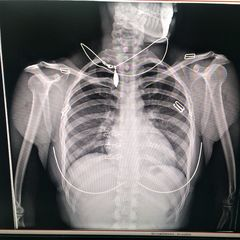
#> input picture Projects/DL/deployment/test/Pneumonia.jpeg, 240 x 240 px, given as the content of the folder ../input/chest-xray-pneumonia/chest_xray/train, which was not available
$ jupyter execute --allow-errors Chest-X-Ray-GAN.ipynb   (text cells are left out)
#> lines starting #> are read from the running program, lines starting #| are printed output that depends on the picture; pictures that were not available may be replaced by others from this repository, and a replacement may not be noted
[cell 1]
import pandas as pd
import numpy as np
import matplotlib.pyplot as plt
import tensorflow as tf
from tqdm import tqdm
import cv2
import os
import seaborn as sns
from keras.models import Sequential, Model
from keras.layers import Dense, Flatten, Conv2D, Reshape, Input, Conv2DTranspose
from keras.layers import Activation, LeakyReLU, BatchNormalization, Dropout, Resizing
from tensorflow.keras import layers
from keras.losses import BinaryCrossentropy
from tensorflow.keras.applications import VGG16
import random
import glob
import albumentations as A
from tensorflow.keras.preprocessing.image import ImageDataGenerator

import warnings
warnings.filterwarnings('ignore')

[cell 2]
# Directories for the PNEUMONIA class images
train_pneumonia_dir = '/kaggle/input/chest-xray-pneumonia/chest_xray/train/PNEUMONIA'
test_pneumonia_dir = '/kaggle/input/chest-xray-pneumonia/chest_xray/test/PNEUMONIA'
valid_pneumonia_dir = '/kaggle/input/chest-xray-pneumonia/chest_xray/val/PNEUMONIA'

target_size = (128, 128)
batch_size = 32

[cell 3]
# [9 lines left out: function plot_multiple_img, not called in this run]

[cell 4]
def load_images_from_folder(folder):
    images = []
    for filename in os.listdir(folder):
        img_path = os.path.join(folder, filename)
        img = cv2.imread(img_path)
        if img is not None:
            image_resized = cv2.resize(img, target_size)
            images.append(image_resized)
    return images

[cell 5]
# Look at the training, testing and validation data numbers
train_data = glob.glob('../input/chest-xray-pneumonia/chest_xray/train/**/*.jpeg')
test_data = glob.glob('../input/chest-xray-pneumonia/chest_xray/test/**/*.jpeg')
val_data = glob.glob('../input/chest-xray-pneumonia/chest_xray/val/**/*.jpeg')

print(f"Training Set has: {len(train_data)} images")
print(f"Testing Set has: {len(test_data)} images")
print(f"Validation Set has: {len(val_data)} images")

[cell 6]
DIR = "../input/chest-xray-pneumonia/chest_xray/"
sets = ["train", "test", "val"]
all_pneumonia = []
all_normal = []

for cat in sets:
    path = os.path.join(DIR, cat)
    norm = glob.glob(os.path.join(path, "NORMAL/*.jpeg"))
    pneu = glob.glob(os.path.join(path, "PNEUMONIA/*.jpeg"))
    all_normal.extend(norm)
    all_pneumonia.extend(pneu)

print(f"Total Pneumonia Images: {len(all_pneumonia)}")
print(f"Total Normal Images: {len(all_normal)}")

[cell 7]
labels = ['Nomal', 'Pneumonia']
targets = [len(all_normal), len(all_pneumonia)]

plt.style.use("ggplot")
plt.figure(figsize=(16, 9))
plt.pie(x=targets, labels=labels, autopct="%1.1f%%")
plt.title("Image Category Distribution")
plt.show()
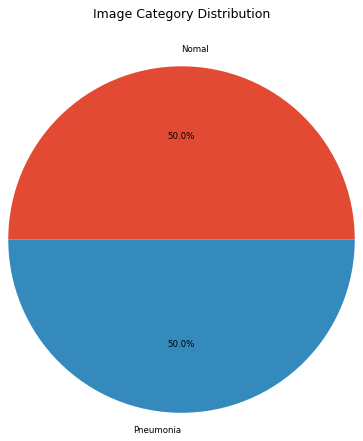
#> figure drawn by matplotlib, 1 panel
#> further down, img is the input picture: shape (240, 240, 3); mean B, G, R 110, 110.2, 113
#> `img = cv2.resize(img, (128, 128))`:
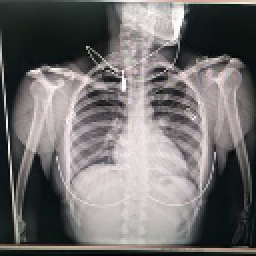
#> img: shape (128, 128, 3) (shown 2 times larger); mean B, G, R 109.9, 110.2, 112.9
#> `img = cv2.resize(img, (512, 512))`:
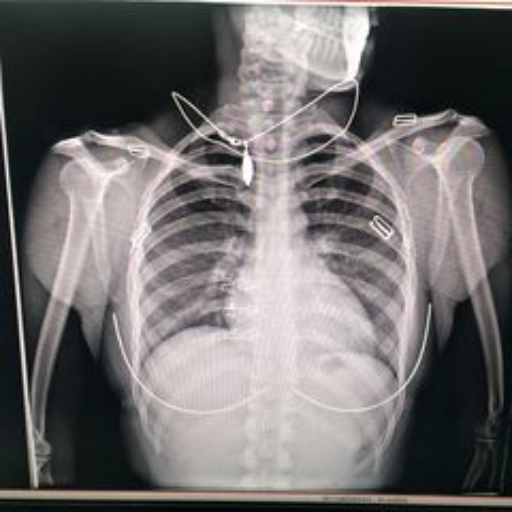
#> img: shape (512, 512, 3); mean B, G, R 109.9, 110.1, 112.8
#> `img = cv2.cvtColor(img, cv2.COLOR_BGR2HSV)`: img: shape (512, 512, 3); mean H, S, V 85.1, 35.3, 115.4
#> `img = cv2.addWeighted (img, 4, cv2.GaussianBlur(img, (0,0), 512/10), -..`: img: shape (512, 512, 3); mean H, S, V 138.4, 117.8, 126.7
#> `magnitude_spectrum = 20*np.log(np.abs(fshift))`:
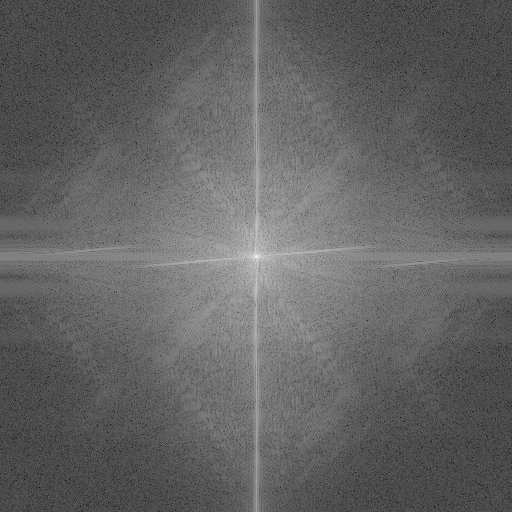
#> magnitude_spectrum: shape (512, 512) float64; min -5.57, max 343.7, mean 130.2; drawn with min black and max white
#> `img_erosion = cv2.erode(img, kernel, iterations=3)`:
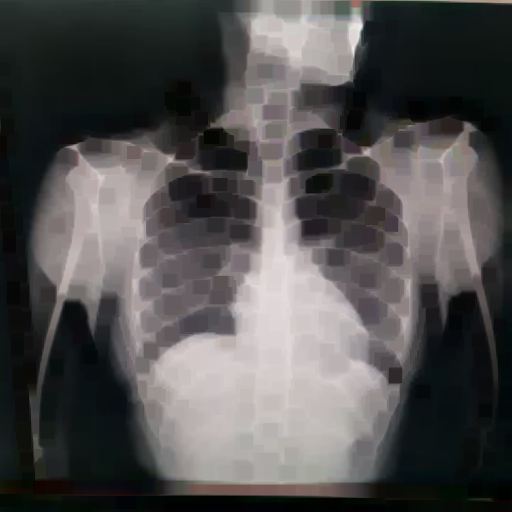
#> img_erosion: shape (512, 512, 3); mean R, G, B 81.8, 80.2, 80.2
#> `img_erosion = cv2.dilate(img, kernel, iterations=3)`:
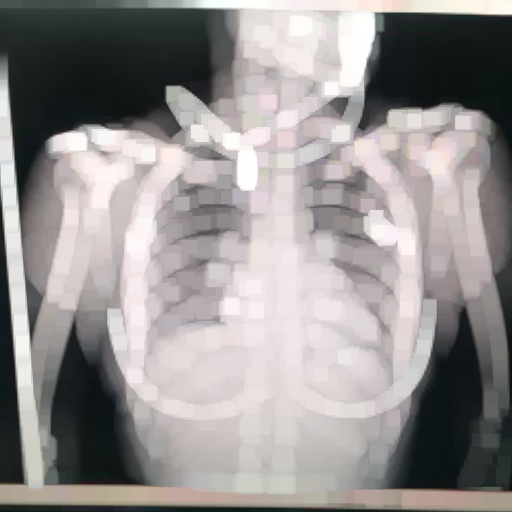
#> img_erosion: shape (512, 512, 3); mean R, G, B 149.1, 145.3, 144.6
#> `edges = cv2.Canny(img, 80, 100)`:
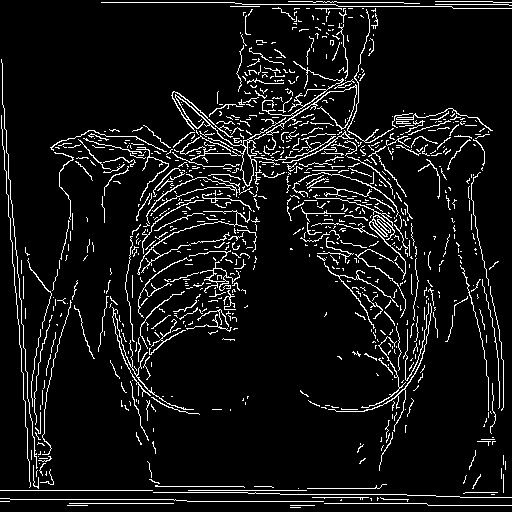
#> edges: shape (512, 512); 7.7% white in thin lines or dots

[cell 8]
# Shuffle and Get some images into new list
random.shuffle(all_normal)
random.shuffle(all_pneumonia)
images = all_normal[:50] + all_pneumonia[:50]

[cell 9]
fig=plt.figure(figsize=(15, 10))
columns = 4; rows = 5
#> (the rest of this cell did not finish here and is left out)

[cell 10]
fig=plt.figure(figsize=(15, 10))
columns = 4; rows = 2
#> (the rest of this cell did not finish here and is left out)

[cell 11]
fig=plt.figure(figsize=(15, 10))
columns = 4; rows = 2
#> (the rest of this cell did not finish here and is left out)

#> (a cell that did not finish here is left out)

[cell 13]
fig=plt.figure(figsize=(15, 10))
columns = 5; rows = 2
#> (the rest of this cell did not finish here and is left out)

[cell 14]
fig=plt.figure(figsize=(15, 10))
columns = 5; rows = 2
#> (the rest of this cell did not finish here and is left out)

[cell 15]
fig=plt.figure(figsize=(15, 10))
columns = 5; rows = 2
#> (the rest of this cell did not finish here and is left out)

[cell 16]
train_images = load_images_from_folder(train_pneumonia_dir)
#> in load_images_from_folder, `images = []`: images = []
#> train_images = 1 item
test_images = load_images_from_folder(test_pneumonia_dir)
#> test_images = 1 item
valid_images = load_images_from_folder(valid_pneumonia_dir)
#> valid_images = 1 item

X = train_images + test_images + valid_images
#> X = 3 items

X = np.array(X)

X = (X - 127.5) / 127.5

print(f"Loaded {len(X)} images, each resized to {target_size}.")
#| Loaded 3 images, each resized to (128, 128).

[cell 17]
X.shape
#> Out = (3, 128, 128, 3)
